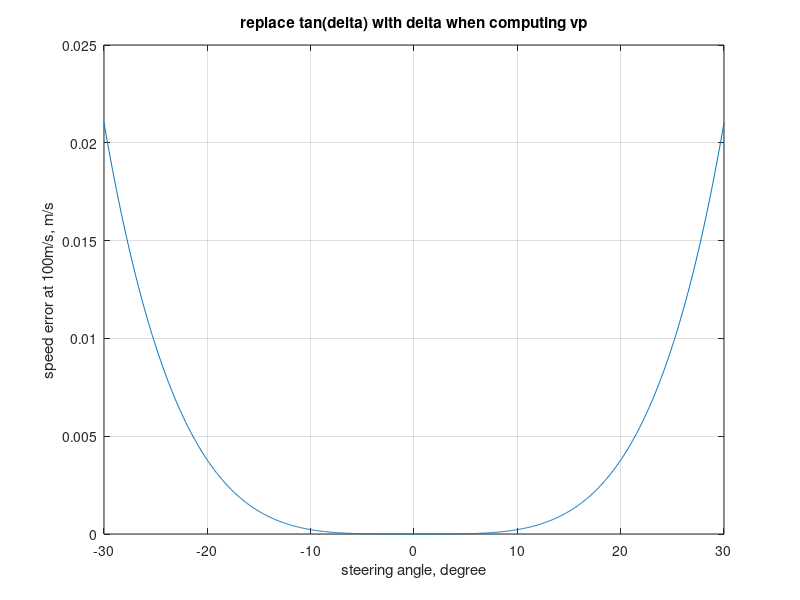
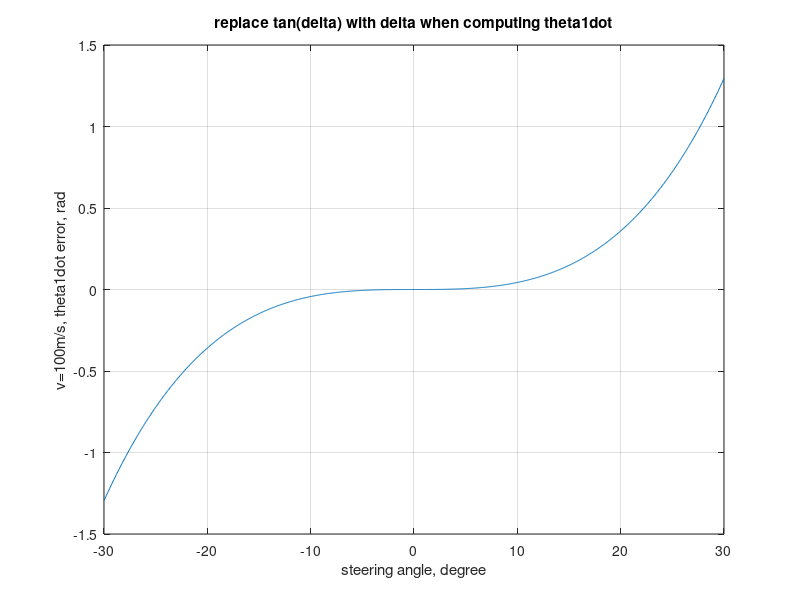
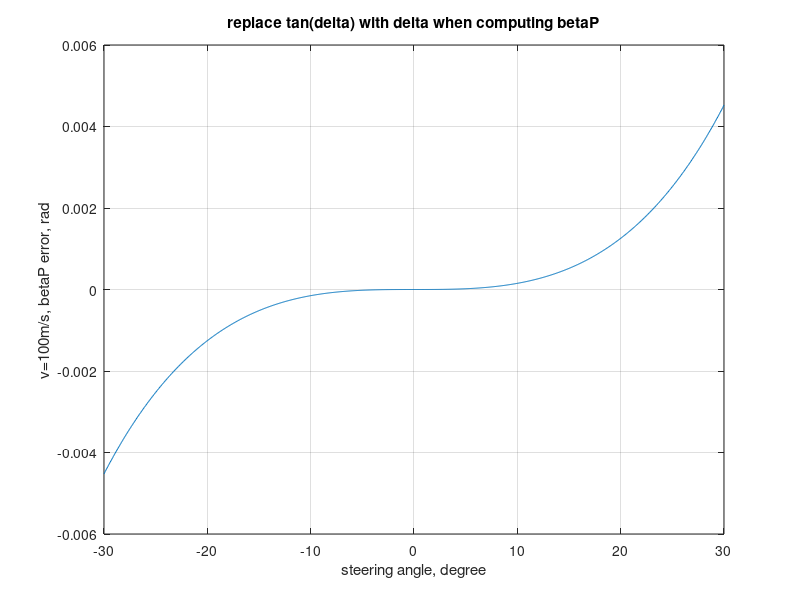
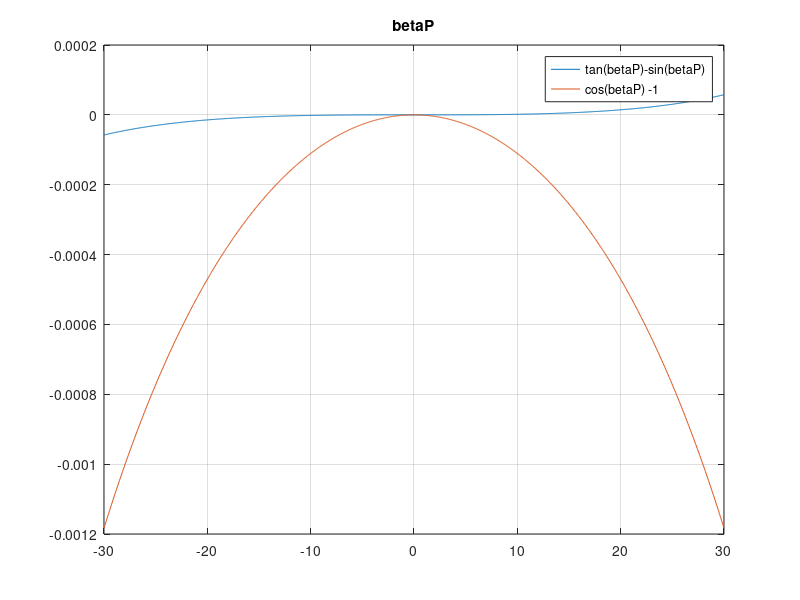

The MATLAB source for these figures, in order:
close all; clc
L1 = 4.15
L2 = 8.3
b = 0.35   
v1r = 100 % m/s
max_steering =  deg2rad(30)
delta = linspace(-max_steering, max_steering, 1000 );
%% vp error
vp = v1r * ((b * tan(delta) / L1) .^ 2 +1 ) .^0.5;
vp2 = v1r * ((b * (delta) / L1) .^ 2 +1 ) .^0.5;

% figure
% plot(delta, vp)
% hold on 
% plot( delta, vp2)
figure
plot(rad2deg(delta), vp-vp2); grid on
xlabel('steering angle, degree')
ylabel('speed error at 100m/s, m/s')
title('replace tan(delta) with delta when computing vp')
%% theta1dot error
theta1dot = v1r * tan(delta) / L1;
theta1dot2 = v1r * delta / L1;
figure
plot(rad2deg(delta), theta1dot-theta1dot2)
xlabel('steering angle, degree')
ylabel('v=100m/s, theta1dot error, rad')
grid on
title('replace tan(delta) with delta when computing theta1dot')
%% betaP error
betaP = atan(b * tan(delta) / L1);
betaP2 = atan(b * delta / L1);
figure
plot(rad2deg(delta), betaP-betaP2)
xlabel('steering angle, degree')
ylabel('v=100m/s, betaP error, rad')
title('replace tan(delta) with delta when computing betaP')
grid on
% figure
% plot(rad2deg(delta), rad2deg(betaP))
% title('betaP')

figure
plot(rad2deg(delta), tan(betaP)-sin(betaP), 'DisplayName','tan(betaP)-sin(betaP)');hold on
plot(rad2deg(delta), cos(betaP) - 1,'DisplayName','cos(betaP) -1')
grid on
title('betaP')
legend

sinbetaP = b * tan(delta) / L1
sinbetaP2 = b * delta / L1
figure
plot(rad2deg(delta), sinbetaP-sinbetaP2);grid on
title(' sinbetaP(tan delta)-sinbetaP2( delta)')
%% theta2dot error

A1 = b * delta / L1;
A2 = ((b * delta / L1) .^2 +1) .^ 0.5 ;
theta = deg2rad(10)
theta2dot2 = (v1r / L1) * (sin(theta) + cos(theta) * b* delta/L1);
theta2dot = (sin(theta) .* cos(betaP) + cos(theta) .* sin(betaP)) .* vp / L1;
figure
plot(rad2deg(delta),theta2dot - theta2dot2)
title('simplified theta2dot error, assume theta is 15deg, max steering 15deg')
xlabel('steering angle, degree')
ylabel('theta2dot error, rad/s')
grid on

%%


